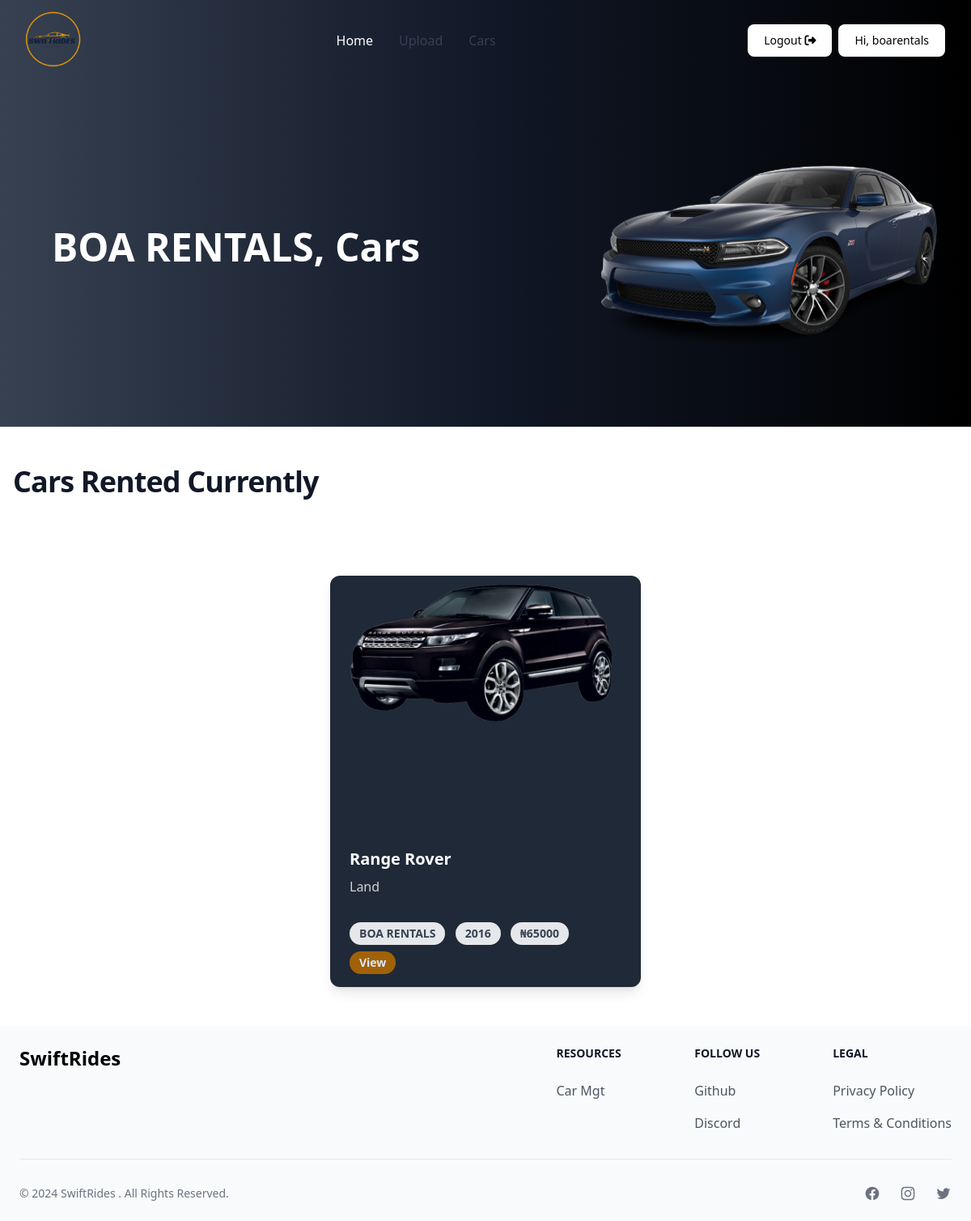
The page /company/rentedcar/ (signed in) on the database its author committed.
### swiftrides_companies/models.py (models this page shows, shortened)
class Profile(models.Model):
    user = models.ForeignKey(User, on_delete=models.CASCADE, null=True)
    company_name = models.CharField(verbose_name='Company Name', max_length = 100, null=True)
    location = models.CharField(max_length=100)

class Car(models.Model):
    image = models.ImageField(null=True, upload_to="images/")
    name = models.CharField(max_length=100)
    make = models.CharField(max_length=100)
    model = models.CharField(max_length = 100)
    user = models.ForeignKey(User, on_delete=models.SET_NULL, null=True)
    price = models.CharField(max_length=100, null=True)
    is_available = models.BooleanField(default=True)

### swiftrides_companies/views.py (the view)
# urls.py: path('rentedcar/', views.rentedcars, name= "rentedcars" ),
@login_required
def rentedcars(request):
    context_dictionary = {
        "user_cars" : Car.objects.filter(user=request.user, is_available=False),
        "user_profile" : Profile.objects.get(user=request.user)
    }
    return render(request, 'swiftridescompany/rentedcars.html', context_dictionary )

### swiftrides_companies/templates/swiftridescompany/rentedcars.html (shortened to what this page needs)
{% load static %}
<!DOCTYPE html>
<html lang="en">
<head>
    <script src="https://cdn.tailwindcss.com"></script>
    <link
            rel="stylesheet"
            href="https://cdnjs.cloudflare.com/ajax/libs/font-awesome/6.5.1/css/all.min.css"
        />
</head>
<body>
    <header>
        <nav
            class="bg-gradient-to-r from-gray-700 via-gray-900 to-black border-gray-200 px-4 lg:px-6 py-2.5 dark:bg-gray-800"
        >
            <div class="flex flex-wrap justify-between items-center mx-auto max-w-screen-xl">
                <a href="index.html" class="flex items-center">
                    <img src="{% static 'images/swiftrides.png' %}" alt="logo" class="w-20" />
                </a>
                <div class="flex items-center lg:order-2">
                    <a
                        href="{% url 'logout' %}"
                        class="bg-white text-black hover:bg-gray-50 focus:ring-4 focus:ring-gray-300 font-medium rounded-lg text-sm px-5 py-2.5 mr-2 hover:text-black"
                    >
                        Logout  <i class="fas fa-sign-out-alt"></i>
                    </a>
                    <a
                        href="register.html"
                        class="bg-white text-black bg-primary-700 hover:bg-primary-800 focus:ring-4 focus:ring-primary-300 font-medium rounded-lg text-sm px-5 py-2.5 mr-2 dark:bg-primary-600 dark:hover:bg-primary-700 focus:outline-none dark:focus:ring-primary-800"
                    >
                        Hi, {{request.user}}
                    </a>
                </div>
                <div
                    class="hidden justify-between items-center w-full lg:flex lg:w-auto lg:order-1"
                    id="mobile-menu-2"
                >
                    <ul class="flex flex-col mt-4 font-medium lg:flex-row lg:space-x-8 lg:mt-0">
                        <li>
                            <a
                                href="{% url 'dashboard'%}"
                                class="block py-2 pr-4 pl-3 text-white rounded bg-primary-700 lg:bg-transparent lg:text-primary-700 lg:p-0 dark:text-white"
                                aria-current="page"
                            >
                                Home
                            </a>
                        </li>
                        <li>
                            <a
                                href="{% url 'uploadcar' %}"
                                class="block py-2 pr-4 pl-3 text-gray-700 border-b border-gray-100 hover:bg-gray-50 lg:hover:bg-transparent lg:border-0 lg:hover:text-primary-700 lg:p-0 dark:text-gray-400 lg:dark:hover:text-white dark:hover:bg-gray-700 dark:hover:text-white lg:dark:hover:bg-transparent dark:border-gray-700"
                            >
                                Upload
                            </a>
                        </li>
                        <li>
                            <a
                                href="{% url 'companycar'%}"
                                class="block py-2 pr-4 pl-3 text-gray-700 border-b border-gray-100 hover:bg-gray-50 lg:hover:bg-transparent lg:border-0 lg:hover:text-primary-700 lg:p-0 dark:text-gray-400 lg:dark:hover:text-white dark:hover:bg-gray-700 dark:hover:text-white lg:dark:hover:bg-transparent dark:border-gray-700"
                            >
                                Cars
                            </a>
                        </li>
                    </ul>
                </div>
            </div>
        </nav>
    </header>
    <section class="bg-gradient-to-r from-gray-700 via-gray-900 to-black dark:bg-gray-900">
        <div class="grid py-16 px-4 mx-auto max-w-screen-xl lg:gap-8 xl:gap-0 lg:py-16 lg:grid-cols-12">
            <div class="place-self-center mr-auto lg:col-span-7">
                <h1 class="md:pl-12 mb-4 max-w-2xl text-4xl font-extrabold leading-none md:text-5xl xl:text-6xl text-white">
                    {{user_profile.company_name}}, Cars
                </h1>
            </div>
            <div class="hidden lg:mt-0 lg:col-span-5 lg:flex">
                <img src="{% static 'images/dodge.svg' %}" alt="cars" />
            </div>
        </div>
    </section>
    <section class="w-full bg-white my-12 px-4">
        <h2
        class="text-3xl font-extrabold tracking-tight leading-tight text-left text-gray-900  md:text-4xl"
    >
     Cars Rented Currently
    </h2>
        <div class="flex-wrap md:flex md:space-x-5  justify-around">
            {% for car in user_cars %}
            <div class="bg-gray-800 flex-1 md:w-1/3 max-w-sm rounded-xl overflow-hidden shadow-lg mt-24
            transition-transform duration-300 transform hover:scale-105 hover:bg-gray-800">
                <div class="h-80 w-100">
                    <img
                        class="transition duration-500 ease-in-out transform hover:-translate-z-1 hover:scale-110 text-center flex justify-center items-center rounded-xl"
                        src="{{ car.image.url }}"
                        alt="{{ car.name }}"
                    />
                </div>
                <div class="px-6 py-4 text-white">
                    <div class="font-bold text-xl mb-2">{{ car.name }}</div>
                    <p class="text-base text-white/80">
                        {{ car.model }}
                    </p>
                </div>
                <div class="px-6 pt-4 pb-2">
                    <span class="inline-block bg-gray-200 rounded-full px-3 py-1 text-sm font-semibold text-gray-700 mr-2 mb-2">
                        {{ user_profile.company_name}}
                    </span>
                    <span class="inline-block bg-gray-200 rounded-full px-3 py-1 text-sm font-semibold text-gray-700 mr-2 mb-2">
                        {{ car.make }}
                    </span>
                    <span class="inline-block bg-gray-200 rounded-full px-3 py-1 text-sm font-semibold text-gray-700 mr-2 mb-2">
                        ₦{{ car.price }}
                    </span>
                    <a href="{% url 'cardetails' car.id %}" class="block"><span class="inline-block bg-yellow-700 cursor-pointer rounded-full px-3 py-1 text-sm font-semibold text-blue-100 mr-2 mb-2">
                        View
                    </span></a>
                </div>
            </div>
            {% endfor %}
        </div>
    </section>
      <footer class="p-4 bg-gray-50 sm:p-6 dark:bg-gray-800">
        <div class="mx-auto max-w-screen-xl">
            <div class="md:flex md:justify-between">
                <div class="mb-6 md:mb-0">
                    <span class="self-center text-2xl font-semibold whitespace-nowrap dark:text-white">
                        SwiftRides
                    </span>
                </div>
                <div class="grid grid-cols-2 gap-8 sm:gap-6 sm:grid-cols-3">
                    <div>
                        <h2 class="mb-6 text-sm font-semibold text-gray-900 uppercase dark:text-white">
                            Resources
                        </h2>
                        <ul class="text-gray-600 dark:text-gray-400">
                            <li class="mb-4">
                                <a href="#" class="hover:underline"> Car Mgt </a>
                            </li>
                        </ul>
                    </div>
                    <div>
                        <h2 class="mb-6 text-sm font-semibold text-gray-900 uppercase dark:text-white">
                            Follow us
                        </h2>
                        <ul class="text-gray-600 dark:text-gray-400">
                            <li class="mb-4">
                                <a href="#" class="hover:underline"> Github </a>
                            </li>
                            <li>
                                <a href="#" class="hover:underline"> Discord </a>
                            </li>
                        </ul>
                    </div>
                    <div>
                        <h2 class="mb-6 text-sm font-semibold text-gray-900 uppercase dark:text-white">Legal</h2>
                        <ul class="text-gray-600 dark:text-gray-400">
                            <li class="mb-4">
                                <a href="#" class="hover:underline"> Privacy Policy </a>
                            </li>
                            <li>
                                <a href="#" class="hover:underline"> Terms &amp; Conditions </a>
                            </li>
                        </ul>
                    </div>
                </div>
            </div>
            <hr class="my-6 border-gray-200 sm:mx-auto dark:border-gray-700 lg:my-8" />
            <div class="sm:flex sm:items-center sm:justify-between">
                <span class="text-sm text-gray-500 sm:text-center dark:text-gray-400">
                    © 2024
                    <a href="#" class="hover:underline"> SwiftRides </a>
                    . All Rights Reserved.
                </span>
                <div class="flex mt-4 space-x-6 sm:justify-center sm:mt-0">
                    <a href="#" class="text-gray-500 hover:text-gray-900 dark:hover:text-white">
                    </a>
                    <a href="#" class="text-gray-500 hover:text-gray-900 dark:hover:text-white">
                    </a>
                    <a href="#" class="text-gray-500 hover:text-gray-900 dark:hover:text-white">
                    </a>
                </div>
            </div>
        </div>
    </footer>
</body>
</html>

### rows shown on the page
Profile: company_name "BOA RENTALS"
Car: image (picture), name "Range Rover", model "Land", make "2016", price "65000"

### other values the page prints
{{ request.user }} "boarentals"
